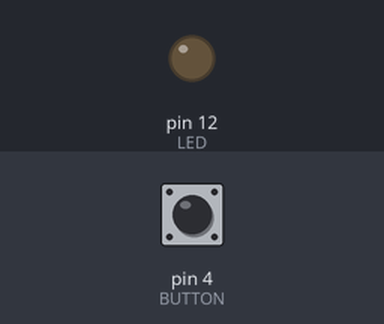
Recording of a sketch running on a simulated Arduino Uno, built with avr-gcc and run on an emulated ATmega328P. Parts: output pins drawn as LEDs (lit = HIGH). The inputs (shaded band) are chosen by the test bench; at power-on: pin 4 (BUTTON) LOW.

Above: at 1.2 s.
1.3 s: pin 4 (BUTTON) pulled HIGH for 0.15 s
At 1.37 s:
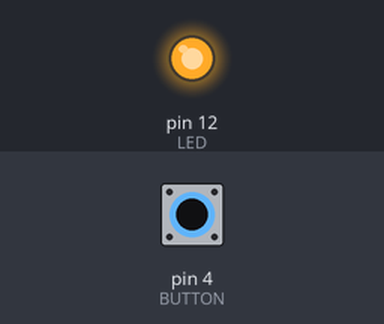
2.9 s: pin 4 (BUTTON) pulled HIGH for 3.2 s
At 7.4 s:
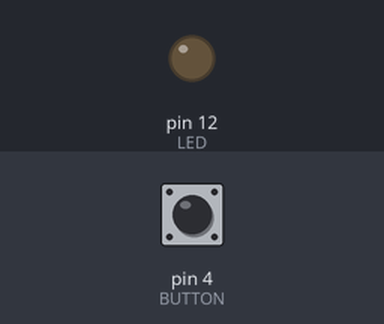
Timing chart, 0 to 8.9 s (numbered marks = the images above; inputs shaded):
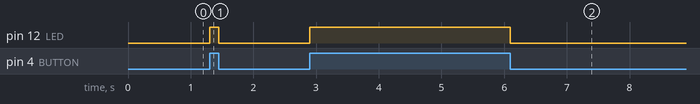

Measured:
- after the input at 1.3 s, pin 12 (LED): LOW → HIGH at once, → LOW 0.15 s later
- after the input at 2.9 s, pin 12 (LED): LOW → HIGH at once, → LOW 3.2 s later

The sketch:

ButtonLED.ino
```cpp
int LED = 12;
int BUTTON = 4;

void setup() {
  // put your setup code here, to run once:
pinMode(LED,OUTPUT);
}

void loop() {
  // put your main code here, to run repeatedly:
  if (digitalRead(BUTTON)==HIGH) {
    digitalWrite(LED, HIGH);
  }
  else {
    digitalWrite(LED, LOW);
  }
}
```
